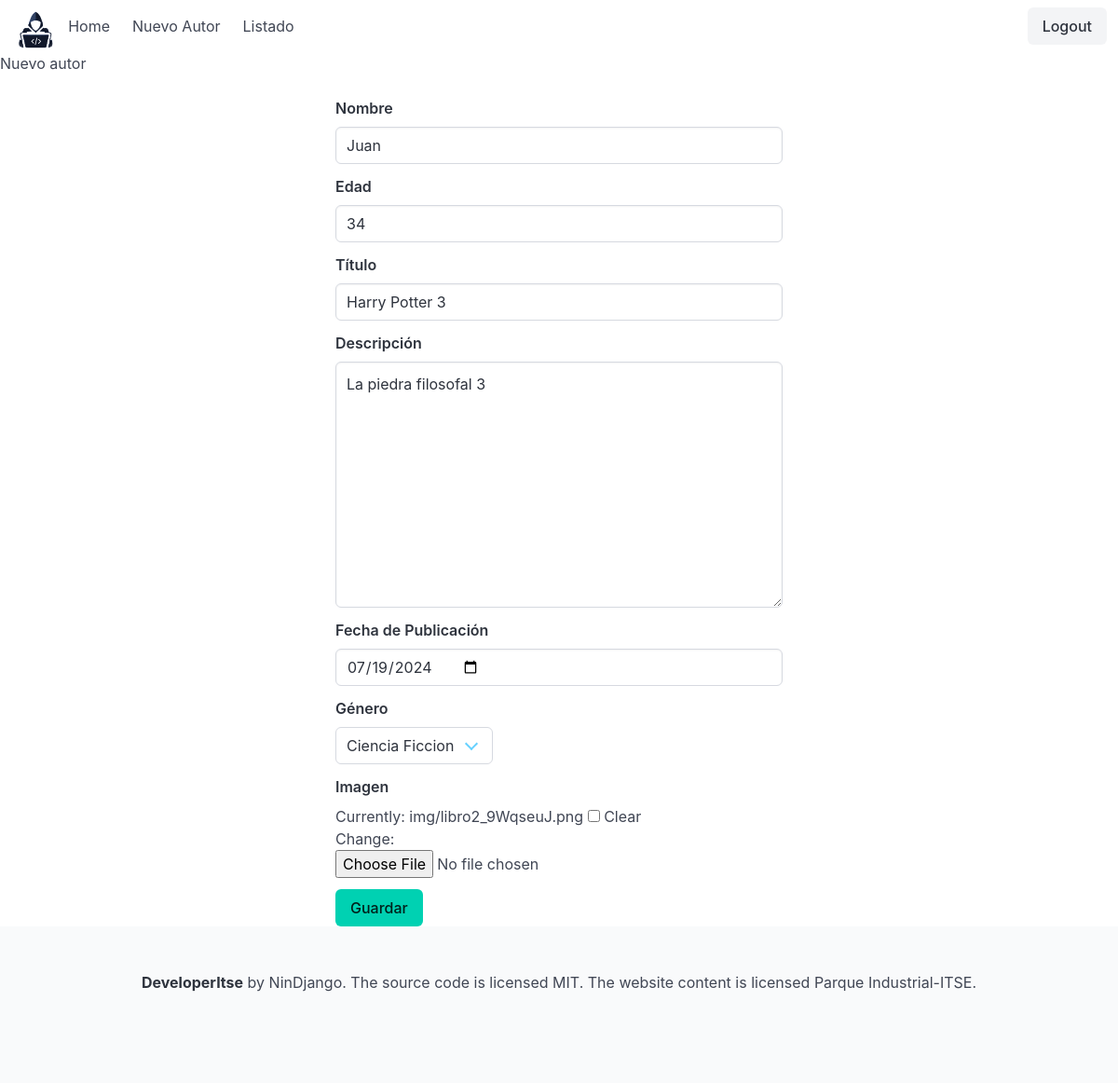
Screenshot of /editar_autor/10/14/ (signed in) with the database file from the repository.
### mi_app/models.py (models this page shows, shortened)
class Autor(models.Model):
    nombre = models.CharField(max_length=50, null=False, blank=False)
    edad = models.IntegerField()

class Libro(models.Model):
    titulo = models.CharField(max_length=50, null=False, blank=False)
    descripcion = models.TextField(null=False)
    fecha_publicacion = models.DateField()
    GENERO_CHOICES = [
        ('Terror', 'Terror'),
        ('Accion', 'Accion'),
        ('Ciencia Ficcion', 'Ciencia Ficcion'),
        ('Romance', 'Romance'),
        ('Comedia', 'Comedia')
    ]
    genero = models.CharField(choices=GENERO_CHOICES, max_length=40)
    imagen = models.ImageField(upload_to='img/', null=True, blank=True)
    autor = models.ForeignKey(Autor, on_delete=models.CASCADE, related_name='libro')

### mi_app/views.py (the view)
# urls.py: path('editar_autor/<int:autor_id>/<int:libro_id>/', login_required(views.editar_autor), name='editar_autor'),
def editar_autor(request, autor_id, libro_id):
    autor = get_object_or_404(Autor, id=autor_id)
    libro = get_object_or_404(Libro, id= libro_id)
    if request.method == 'POST':
        form_autor = AutorForm(request.POST, instance=autor)
        form_libro = LibroForm(request.POST, instance=libro)
        if form_libro.is_valid() and form_autor.is_valid():
            form_autor.save()
            form_libro.save()
            return redirect('listado')
    else:
        form_autor = AutorForm(instance=autor)
        form_libro = LibroForm(instance=libro)
    return render(request, 'editar_autor.html', {'form_autor': form_autor, 'form_libro': form_libro})

### mi_app/forms.py (shortened to what this page needs)
class AutorForm(forms.ModelForm):
    class Meta:
        model = Autor
        fields = ['nombre', 'edad']
        widgets = {
            'nombre': forms.TextInput(
                attrs={'class':'input'}
            ),
            'edad': forms.TextInput(
                attrs={'class':'input'}
            ),
        }

class LibroForm(forms.ModelForm):
    class Meta:
        model = Libro
        fields = ['titulo', 'descripcion', 'fecha_publicacion', 'genero', 'imagen']
        widgets = {
            'titulo': forms.TextInput(attrs={'class': 'input'}),
            'descripcion': forms.Textarea(attrs={'class': 'textarea'}),
            'fecha_publicacion': forms.DateInput(attrs={'class': 'input', 'type': 'date'}),
            'genero': forms.Select(attrs={'class': 'select'}),
            'imagen': forms.ClearableFileInput(attrs={'class': 'image'})
        }

### mi_app/templates/editar_autor.html (shortened to what this page needs)
{% extends 'layout/base.html'%}
{% block content %}
    {% include 'partials/navbar.html'%}
        <p>Nuevo autor</p>
        <br>
        <div style="width: 40%; margin: auto;">
            <form action="" method="post" enctype="multipart/form-data">
                <div class="field">
                    <label class="label" for="id_nombre">Nombre</label>
                    <div class="control">
                        {{ form_autor.nombre }}
                    </div>
                </div>
                <div class="field">
                    <label class="label" for="id_edad">Edad</label>
                    <div class="control">
                        {{ form_autor.edad }}
                    </div>
                </div>
                <div class="field">
                    <label class="label" for="id_titulo">Título</label>
                    <div class="control">
                        {{ form_libro.titulo }}
                    </div>
                </div>
                <div class="field">
                    <label class="label" for="id_descripcion">Descripción</label>
                    <div class="control">
                        {{ form_libro.descripcion }}
                    </div>
                </div>
                <div class="field">
                    <label class="label" for="id_fecha_publicacion">Fecha de Publicación</label>
                    <div class="control">
                        {{ form_libro.fecha_publicacion }}
                    </div>
                </div>
                <div class="field">
                    <label class="label" for="id_genero">Género</label>
                    <div class="control select is-info">
                        {{ form_libro.genero }}
                    </div>
                </div>
                <div class="field">
                    <label class="label" for="id_imagen">Imagen</label>
                    <div class="control">
                        {{ form_libro.imagen }}
                    </div>
                </div>
                <div class="control">
                    <button type="submit" class="button is-primary">Guardar</button>
                </div>
            </form>
        </div>
    {% include 'partials/footer.html'%}
{% endblock %}

### rows the page displays
Autor: nombre "Juan", edad "34"
Libro: titulo "Harry Potter 3", descripcion "La piedra filosofal 3", fecha_publicacion "07/19/2024", genero "Ciencia Ficcion"
